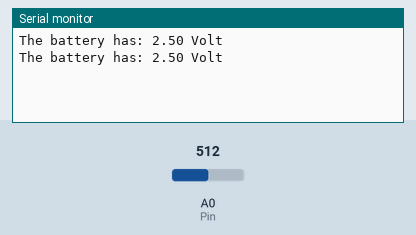
This sketch was run on a simulated Arduino Uno, built with avr-gcc and run on an emulated ATmega328P. On the bench: the last lines printed to the serial monitor. The inputs (shaded band) are chosen by the test bench; at power-on: A0 (Pin) = 512.

Above: at 1.8 s.
1.9 s: A0 (Pin) set to 716
At 2.4 s:
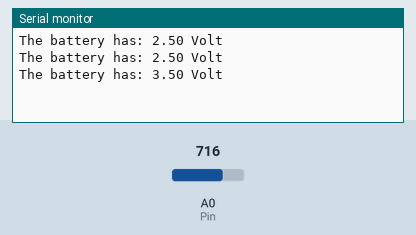
3.4 s: A0 (Pin) set to 900
At 4.8 s:
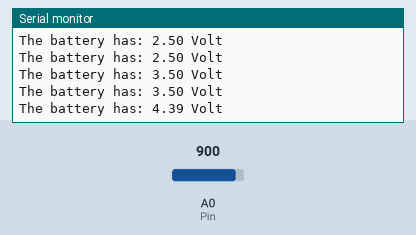
Timing chart, 0 to 6.4 s (numbered marks = the images above; inputs shaded):
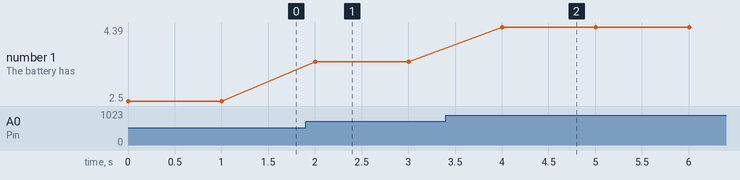

The sketch:

Voltmeter.ino
```cpp
/* Voltmeter.ino
   This sketch measures the Volt of a battery and prints it on the Serial Monitor
   @author <Valentin Adlgasser>
   @date <13-06-2018>
   @version <1.0>
   */

#define Pin A0

float sensorValue;
float volt1;
float volt;


void setup() {
  pinMode(Pin, INPUT);
  Serial.begin(9600);
}

void loop() {
  sensorValue = analogRead(Pin);    //Gets the value of the PIN but in 10 Bits
  //This part changes the Bit value to Volt
  volt1 = sensorValue*5;
  volt = volt1/1024;

  //Print the result
  Serial.print("The battery has: ");
  Serial.print(volt);
  Serial.println(" Volt");

  delay(1000);

}
```

Measured:
- after the input at 1.9 s, the serial monitor: prints a new line after 0.10 s (image 1)
- after the input at 3.4 s, the serial monitor: prints a new line after 0.60 s (image 2)
- plotted number 1: 2.5 → 3.5 after the input at 1.9 s, 3.5 → 4.39 after the input at 3.4 s
